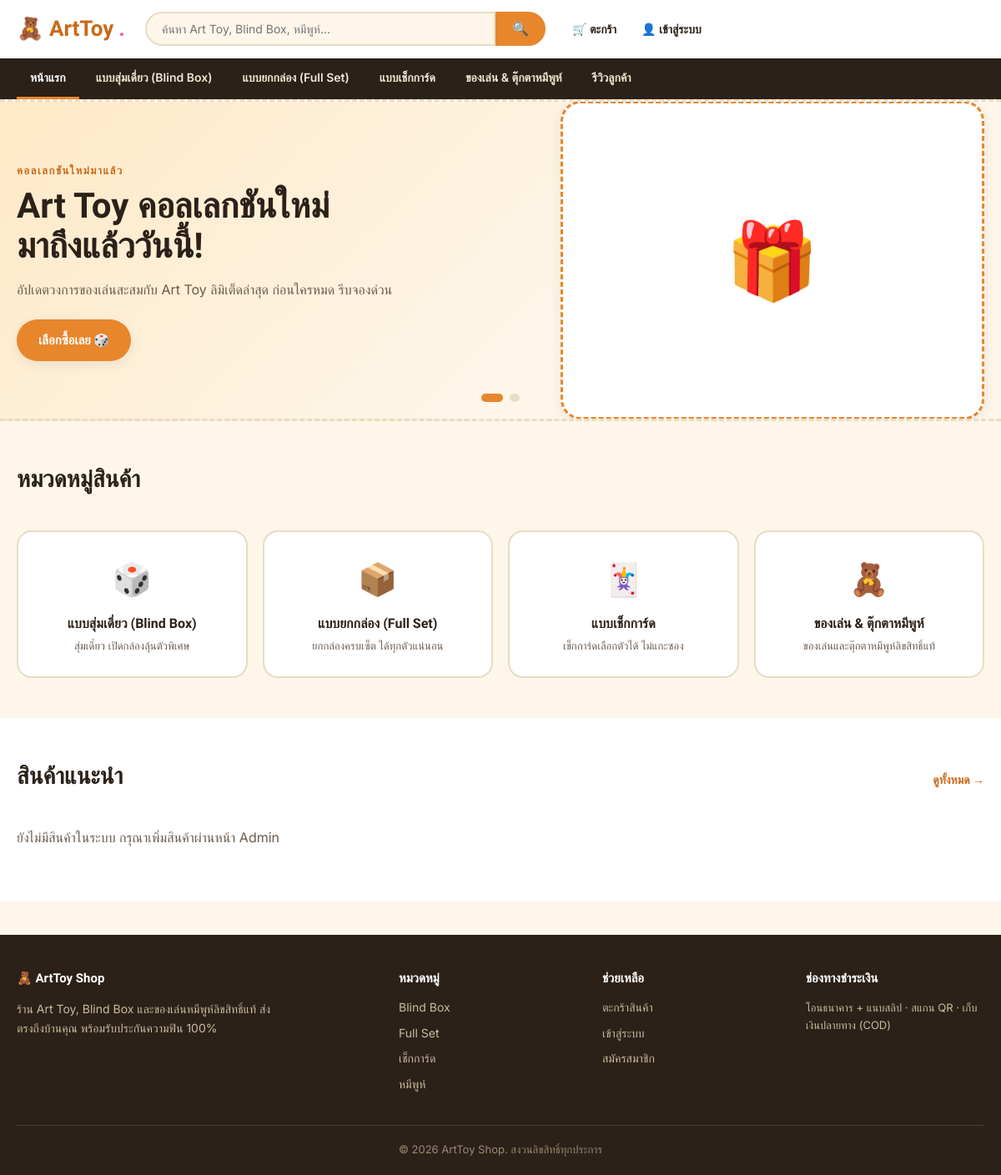
The page / on the database its author committed.
### tables this page shows
CREATE TABLE IF NOT EXISTS categories (
    category_id INT AUTO_INCREMENT PRIMARY KEY,
    name VARCHAR(100) NOT NULL,
    slug VARCHAR(100) NOT NULL UNIQUE,
    description TEXT,
    icon VARCHAR(50) DEFAULT NULL,
    sort_order INT DEFAULT 0,
    created_at TIMESTAMP DEFAULT CURRENT_TIMESTAMP
);

### includes/functions.php (called while the page is built, shortened)
<?php
function isLoggedIn() {
    return isset($_SESSION['member_id']);
}
function sanitize($str) {
    return htmlspecialchars(trim($str ?? ''), ENT_QUOTES, 'UTF-8');
}

### index.php (the view, shortened to what this page needs)
<?php
require_once __DIR__ . '/includes/init.php';
$featured = $pdo->query("
    SELECT p.*, c.name AS category_name FROM products p
    JOIN categories c ON c.category_id = p.category_id
    WHERE p.is_active = 1
    ORDER BY p.created_at DESC LIMIT 8
")->fetchAll();
$categories = $pdo->query("SELECT * FROM categories ORDER BY sort_order ASC")->fetchAll();
require __DIR__ . '/includes/header.php';
?>
<section class="hero">
    <div class="hero-slider" id="heroSlider">
        <div class="hero-slide active">
            <div class="hero-slide-inner">
                <div class="hero-text">
                    <span class="eyebrow">คอลเลกชันใหม่มาแล้ว</span>
                    <h1>Art Toy คอลเลกชันใหม่<br>มาถึงแล้ววันนี้!</h1>
                    <p>อัปเดตวงการของเล่นสะสมกับ Art Toy ลิมิเต็ดล่าสุด ก่อนใครหมด รีบจองด่วน</p>
                    <a href="/category.php?slug=blind-box" class="btn btn-primary">เลือกซื้อเลย 🎲</a>
                </div>
                <div class="hero-image">🎁</div>
            </div>
        </div>
        <div class="hero-dots">
            <button class="active" data-slide="0" aria-label="สไลด์ 1"></button>
            <button data-slide="1" aria-label="สไลด์ 2"></button>
        </div>
    </div>
</section>
<section class="section">
    <div class="container">
        <div class="section-head">
            <h2>หมวดหมู่สินค้า</h2>
        </div>
        <div class="category-grid">
            <?php foreach ($categories as $cat): ?>
            <a href="/category.php?slug=<?= urlencode($cat['slug']) ?>" class="category-card">
                <div class="cat-icon"><?= $cat['icon'] ?></div>
                <h3><?= sanitize($cat['name']) ?></h3>
                <p><?= sanitize($cat['description']) ?></p>
            </a>
            <?php endforeach; ?>
        </div>
    </div>
</section>
<section class="section" style="background:#fff;">
    <div class="container">
        <div class="section-head">
            <h2>สินค้าแนะนำ</h2>
            <a href="/category.php" class="view-all">ดูทั้งหมด →</a>
        </div>
        <?php if (empty($featured)): ?>
            <p style="color:var(--color-ink-soft);">ยังไม่มีสินค้าในระบบ กรุณาเพิ่มสินค้าผ่านหน้า Admin</p>
        <?php else: ?>
        <div class="product-grid">
            <?php foreach ($featured as $p): include __DIR__ . '/includes/product_card.php'; endforeach; ?>
        </div>
        <?php endif; ?>
    </div>
</section>
<?php require __DIR__ . '/includes/footer.php'; ?>

### includes/header.php (shortened to what this page needs)
<?php
$navCategories = $pdo->query("SELECT name, slug FROM categories ORDER BY sort_order ASC")->fetchAll();
$currentSlug = $_GET['category'] ?? '';
?>
<!DOCTYPE html>
<html lang="th">
<head>
<link rel="stylesheet" href="/assets/css/style.css">
</head>
<body>
<header class="site-header">
    <div class="header-inner">
        <a href="/index.php" class="logo">🧸 ArtToy<span class="dot">.</span></a>
        <form class="search-bar" action="/search.php" method="get">
            <input type="text" name="q" placeholder="ค้นหา Art Toy, Blind Box, หมีพูห์..." value="<?= sanitize($_GET['q'] ?? '') ?>">
            <button type="submit" aria-label="ค้นหา">🔍</button>
        </form>
        <div class="header-actions">
            <a href="/cart.php" class="icon-btn" aria-label="ตะกร้าสินค้า">
                🛒 ตะกร้า
            </a>
            <?php if (isLoggedIn()): ?>
                <a href="/member/dashboard.php" class="icon-btn">👤 สมาชิก</a>
                <a href="/logout.php" class="icon-btn">ออกจากระบบ</a>
            <?php else: ?>
                <a href="/login.php" class="icon-btn">👤 เข้าสู่ระบบ</a>
            <?php endif; ?>
        </div>
    </div>
    <nav class="main-nav">
        <div class="container">
            <a href="/index.php" class="<?= $currentSlug === '' && basename($_SERVER['PHP_SELF']) === 'index.php' ? 'active' : '' ?>">หน้าแรก</a>
            <?php foreach ($navCategories as $cat): ?>
                <a href="/category.php?slug=<?= urlencode($cat['slug']) ?>" class="<?= $currentSlug === $cat['slug'] ? 'active' : '' ?>"><?= sanitize($cat['name']) ?></a>
            <?php endforeach; ?>
            <a href="/reviews.php">รีวิวลูกค้า</a>
        </div>
    </nav>
</header>

### includes/footer.php (shortened to what this page needs)
<footer class="site-footer">
    <div class="container">
        <div class="footer-grid">
            <div>
                <h4>🧸 ArtToy Shop</h4>
                <p style="color:#C9BCA0; font-size:14px; max-width:320px;">ร้าน Art Toy, Blind Box และของเล่นหมีพูห์ลิขสิทธิ์แท้ ส่งตรงถึงบ้านคุณ พร้อมรับประกันความฟิน 100%</p>
            </div>
            <div>
                <h4>หมวดหมู่</h4>
                <a href="/category.php?slug=blind-box">Blind Box</a>
                <a href="/category.php?slug=full-set">Full Set</a>
                <a href="/category.php?slug=check-card">เช็กการ์ด</a>
                <a href="/category.php?slug=winnie-the-pooh">หมีพูห์</a>
            </div>
            <div>
                <h4>ช่วยเหลือ</h4>
                <a href="/cart.php">ตะกร้าสินค้า</a>
                <a href="/login.php">เข้าสู่ระบบ</a>
                <a href="/register.php">สมัครสมาชิก</a>
            </div>
            <div>
                <h4>ช่องทางชำระเงิน</h4>
                <p style="font-size:13px; color:#C9BCA0;">โอนธนาคาร + แนบสลิป · สแกน QR · เก็บเงินปลายทาง (COD)</p>
            </div>
        </div>
        <div class="footer-bottom">
            &copy; <?= date('Y') ?> ArtToy Shop. สงวนลิขสิทธิ์ทุกประการ
        </div>
    </div>
</footer>
</body>
</html>

### rows shown on the page
categories: name "แบบสุ่มเดี่ยว (Blind Box)", icon "🎲", description "สุ่มเดี่ยว เปิดกล่องลุ้นตัวพิเศษ"
categories: name "แบบยกกล่อง (Full Set)", icon "📦", description "ยกกล่องครบเซ็ต ได้ทุกตัวแน่นอน"
categories: name "แบบเช็กการ์ด", icon "🃏", description "เช็กการ์ดเลือกตัวได้ ไม่แกะซอง"
categories: name "ของเล่น & ตุ๊กตาหมีพูห์", icon "🧸", description "ของเล่นและตุ๊กตาหมีพูห์ลิขสิทธิ์แท้"
